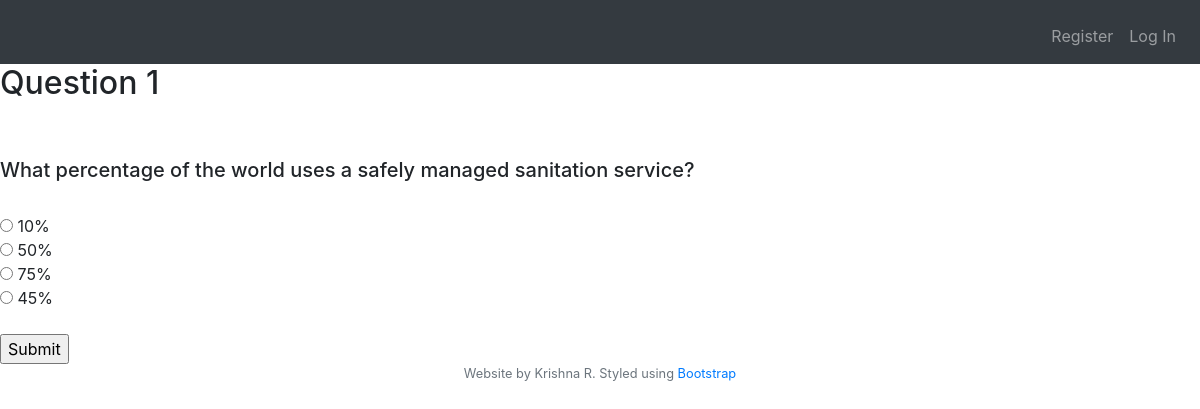
/question1, run on the app's committed database.
### tables this page shows
CREATE TABLE "1_q" (
	"q_id"	INTEGER NOT NULL PRIMARY KEY AUTOINCREMENT UNIQUE,
	"question"	TEXT NOT NULL,
	"opt1"	TEXT NOT NULL,
	"opt2"	TEXT NOT NULL,
	"opt3"	TEXT NOT NULL,
	"opt4"	TEXT NOT NULL,
	"ans"	TEXT NOT NULL
);

### application.py (the view, shortened to what this page needs)
@app.route("/question1", methods=["GET", "POST"])
def question1():
    if request.method == "GET":
        q = db.execute("SELECT question FROM '1_q' WHERE q_id='1'")
        q = q[0]['question']
        print(q)
        opt = db.execute("SELECT opt1, opt2, opt3, opt4 FROM '1_q' WHERE q_id='1'")
        opt = opt[0]
        opt_list = []
        for key in opt:
            opt_list.append(opt[key])
        return render_template("question1.html", question = q, opt_list = opt_list)

### application.py (called while the page is built)
@app.after_request
def after_request(response):
    response.headers["Cache-Control"] = "no-cache, no-store, must-revalidate"
    response.headers["Expires"] = 0
    response.headers["Pragma"] = "no-cache"
    return response

### templates/question1.html (shortened to what this page needs)
{% extends "layout.html" %}
{% block main %}
    <h2>Question 1</h2>
    <br><br>
    <h5>{{ question }}</h5>
    <br>
    <form action="/question1" method="post">
        <input type="radio" name="answer" value="opt1">  {{ opt_list[0] }}<br>
        <input type="radio" name="answer" value="opt2">  {{ opt_list[1] }}<br>
        <input type="radio" name="answer" value="opt3">  {{ opt_list[2] }}<br>
        <input type="radio" name="answer" value="opt4">  {{ opt_list[3] }}<br><br>
        <input type="submit">
    </form>
{% endblock %}

### templates/layout.html (shortened to what this page needs)
<!DOCTYPE html>
<html lang="en">
    <head>
        <link href="https://stackpath.bootstrapcdn.com/bootstrap/4.3.1/css/bootstrap.min.css" rel="stylesheet">
        <link href="https://cdn.datatables.net/1.10.19/css/jquery.dataTables.min.css" rel="stylesheet">
        <link href="/static/stylesheet.css" rel="stylesheet">
    </head>
    <body>
        <nav class = "navbar navbar-expand-lg navbar-dark bg-dark">
            {% if session.user_id %}
                <a class="navbar-brand" href="/">Sanitation</a>
                <ul class="navbar-nav mr-auto mt-2">
                    <li class="nav-item"><a class="nav-link" href="/instr">Instructions</a></li>
                    <li class="nav-item"><a class="nav-link" href="/information">Information</a></li>
                </ul>
                <ul class="navbar-nav ml-auto mt-2">
                    <li class="nav-item"><a class="nav-link" href="/logout">Log Out</a></li>
                    <li class="nav-item" color="red"><a class="nav-link" href="/delacc">Delete Account</a></li>
                </ul>
            {% else %}
                <ul class="navbar-nav ml-auto mt-2">
                    <li class="nav-item"><a class="nav-link" href="/register">Register</a></li>
                    <li class="nav-item"><a class="nav-link" href="/login">Log In</a></li>
                </ul>
            {% endif %}
        </nav>
        <main>
            {% block main %}{% endblock %}
        </main>
        <footer class="small text-center text-muted">
            Website by Krishna R. Styled using <a href="https://getbootstrap.com/">Bootstrap</a>
        </footer>
    </body>
</html>

### data on the page
1_q: question "What percentage of the world uses a safely managed sanitation service?", opt1 "10%", opt2 "50%", opt3 "75%", opt4 "45%"
